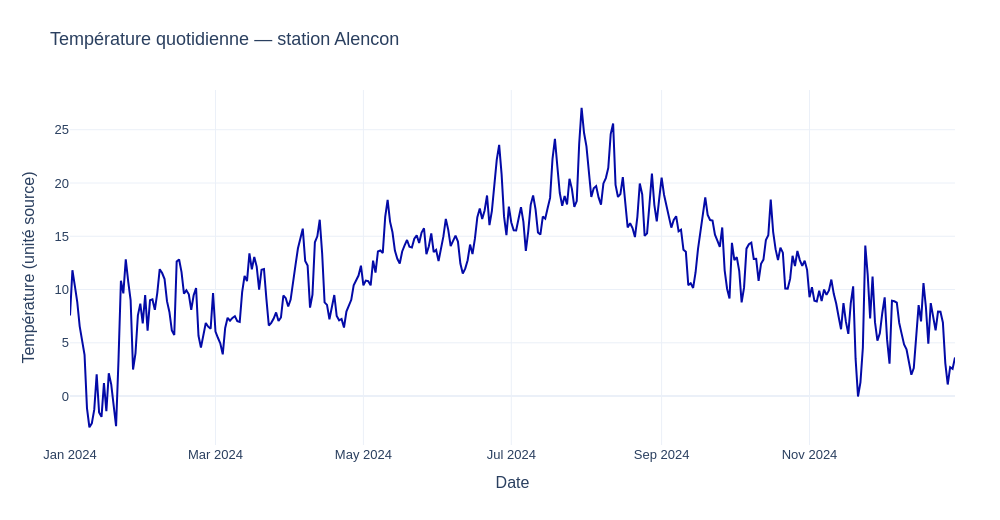

Notebook code for this chart:
### Markdown cell above
### <b><div style='padding:15px;background-color:#d8dcd6;color:#030aa7;font-size:120%;text-align: left'>Plotly</div></b>

### Code cell
ID_GRAPHIQUE = '02_01'
BIBLIOTHEQUE = 'plotly'
fig=px.line(a,x='jour',y='moyenne',labels={'jour':'Date','moyenne':'Température (unité source)'})
fig.update_traces(connectgaps=False)
montrer_plotly(fig,f'Température quotidienne — station {station}')

### Figure 1 — Plotly figure (JSON) as saved in the notebook; plotly's stock layout.template omitted (floating-point values rounded to 4 significant figures; data arrays with more than 128 entries replaced by an {"elided": "..."} marker saying what was removed)
{"data": [{"connectgaps": false, "hovertemplate": "Date=%{x}<br>Température (unité source)=%{y}<extra></extra>", "legendgroup": "", "line": {"color": "#030aa7", "dash": "solid"}, "marker": {"symbol": "circle"}, "mode": "lines", "name": "", "orientation": "v", "showlegend": false, "type": "scatter", "x": {"elided": "366 str values"}, "xaxis": "x", "y": {"elided": "366 float values"}, "yaxis": "y"}], "layout": {"font": {"family": "Arial", "size": 13}, "height": 520, "legend": {"tracegroupgap": 0}, "margin": {"b": 75, "l": 70, "r": 45, "t": 90}, "title": {"text": "Température quotidienne — station Alencon"}, "width": 1000, "xaxis": {"anchor": "y", "domain": [0, 1], "title": {"text": "Date"}}, "yaxis": {"anchor": "x", "domain": [0, 1], "title": {"text": "Température (unité source)"}}}}
